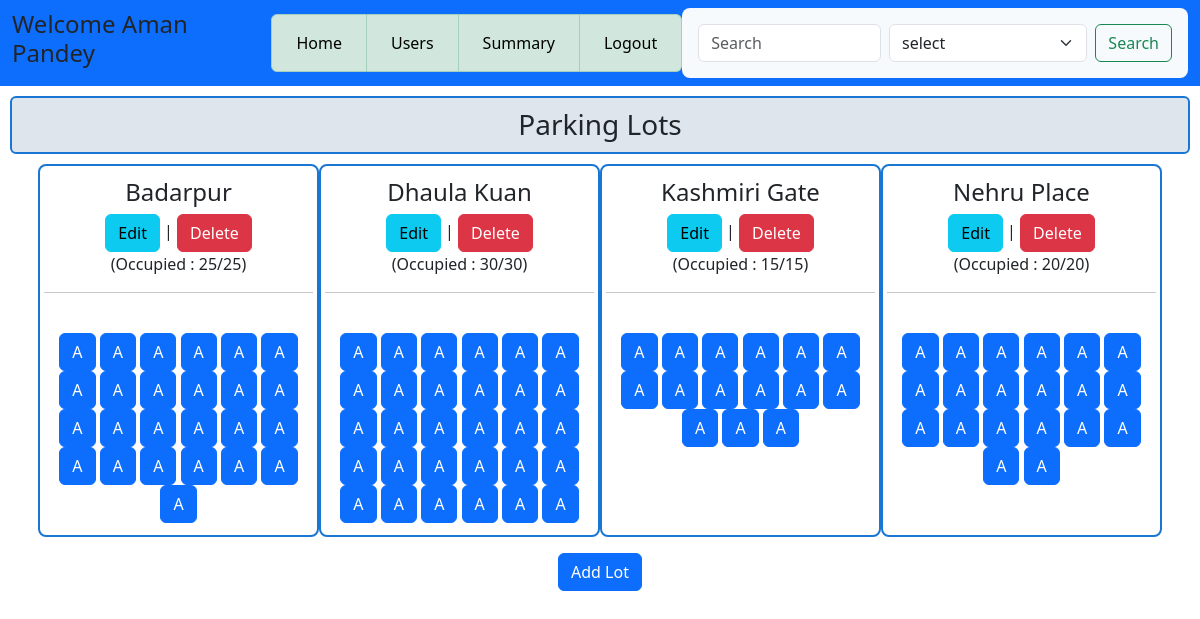
Before: /admin_dashboard with the older database file.
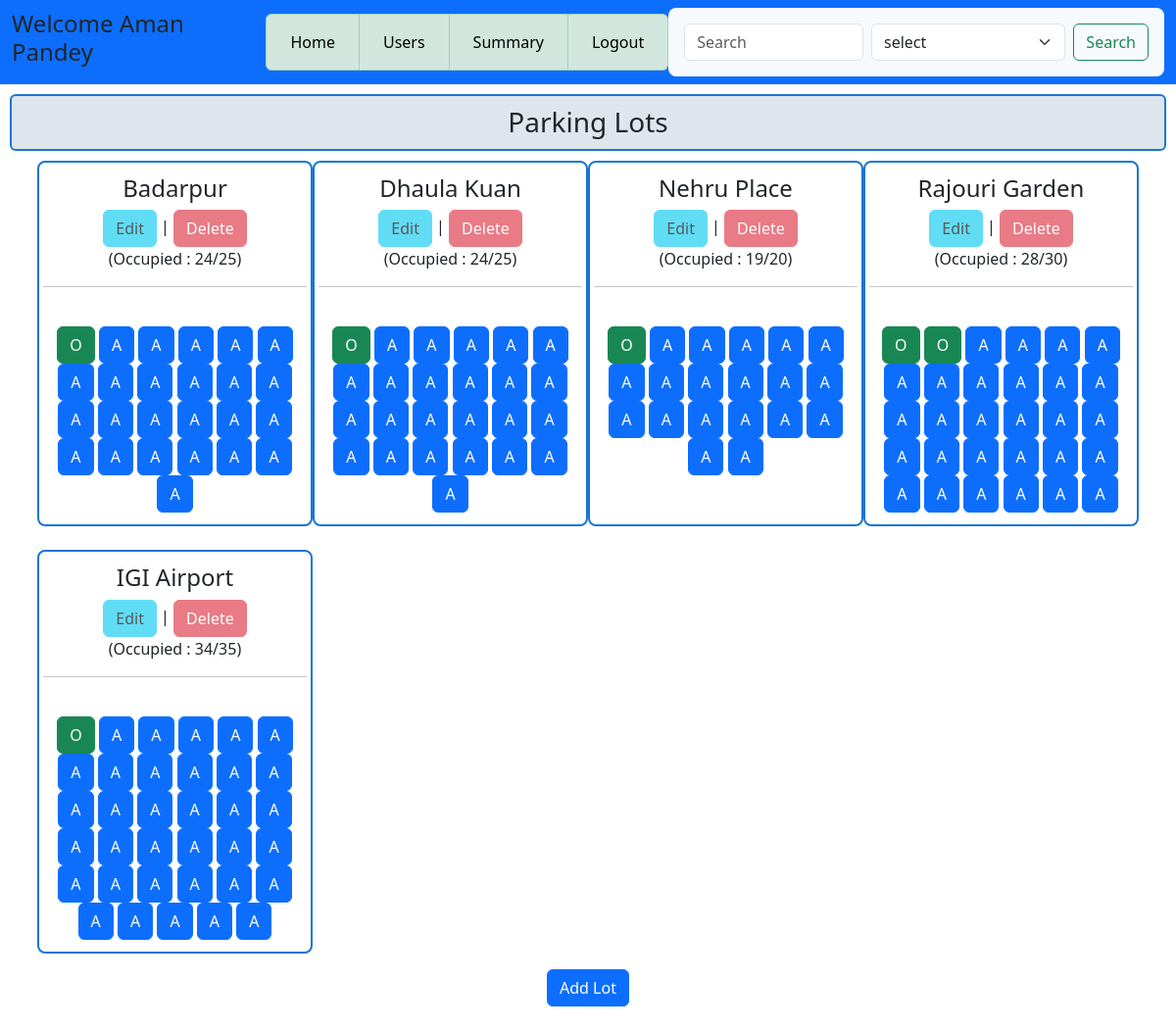
After: the same page with the newer database file.
### application/models.py (models this page shows)
class Users(db.Model):
    id = db.Column(db.Integer, primary_key=True, autoincrement=True)
    email = db.Column(db.String(50), unique=True, nullable=False)
    password = db.Column(db.String(50), nullable=False)
    fullname = db.Column(db.String(50), nullable=False)
    address = db.Column(db.String(400), nullable=False)
    pincode = db.Column(db.String(10), nullable=False)
    type = db.Column(db.String(10), nullable=False, default="user")  # 'user' or 'admin'

class Lots(db.Model):
    id = db.Column(db.Integer, primary_key=True , autoincrement=True)
    location = db.Column(db.String(200), unique=True, nullable=False)
    price = db.Column(db.Integer, nullable=False)
    available_spots = db.Column(db.Integer, nullable=False)
    total_spots = db.Column(db.Integer, nullable=False)
    address = db.Column(db.String(400), nullable=False)
    pincode = db.Column(db.String(10), nullable=False)
    details = db.relationship('Spots', backref='lot', cascade="all, delete-orphan")

class Spots(db.Model):
    id = db.Column(db.String, primary_key=True)
    lot_id = db.Column(db.Integer, db.ForeignKey('lots.id'), nullable=False)
    status = db.Column(db.String, default="Available") # Available or Unavailable

### application/controllers.py (the view)
@app.route('/admin_dashboard', methods=['GET'])
def admin_dashboard():
    this_user = Users.query.filter_by(type="admin").first()
    all_users = Users.query.filter_by(type="user").all()
    all_lots = Lots.query.all()
    all_spots = Spots.query.all()
    all_reservations = Reserve.query.all()
    return render_template('admin_dash.html', all_users=all_users, all_lots=all_lots, all_spots=all_spots, all_reservations=all_reservations, this_user=this_user)

### templates/admin_dash.html (shortened to what this page needs)
<!DOCTYPE html>
<html lang="en">
<head>
    <link rel="stylesheet" href="/static/css/style.css">
    <link href="https://cdn.jsdelivr.net/npm/bootstrap@5.3.7/dist/css/bootstrap.min.css" rel="stylesheet">
</head>
<body>
    <div id ="main">
        <div id ="canvas">
            <nav class="navbar navbar-expand-lg bg-primary">
                <div class="container-fluid">
                    <h4>Welcome {{this_user.fullname}}</h4>
                    <div class="collapse navbar-collapse" id="navbarSupportedContent">
                        <ul class="navbar-nav mx-auto mb-2 mb-lg-0 list-group list-group-horizontal text-center">
                            <li class="nav-item list-group-item  list-group-item-success">
                                <a class="nav-link active" aria-current="page" href="/admin_dashboard">Home</a>
                            </li>
                            <li class="nav-item list-group-item  list-group-item-success">
                                <a class="nav-link active" aria-current="page" href="/user_details">Users</a>
                            </li>
                            <li class="nav-item list-group-item  list-group-item-success">
                                <a class="nav-link active" aria-current="page" href="#">Summary</a>
                            </li>
                            <li class="nav-item list-group-item  list-group-item-success">
                                <a class="nav-link active" aria-current="page" href="/login">Logout</a>
                            </li>
                            </ul>
                         <form class="d-flex" action="/search">
                            <input class="form-control me-2" type="search" placeholder="Search" aria-label="Search" name="search">
                                <select class="form-select me-2" aria-label="Default select example" name="key">
                                    <option selected>select</option>
                                </select>
                            <input class="btn btn-outline-success" type="submit" value="Search">
                        </form>
                    </div>
                </div>
            </nav>
            <div class ="top-section">
                <div id ="content">
                        <h3 class="heading">Parking Lots</h3>
                        <div class="container">
                            <div class="row g-2">
                                {% for lot in all_lots %}
                                <div class="col-3">
                                    <h4> {{lot.location}}</h4>
                                    <a href="/edit_parking_lot/{{lot.id}}" class="btn btn-info {% if lot.available_spots != lot.total_spots %} disabled {% endif %}"
                                     aria-disabled="true" tabindex="-1" > Edit </a>
                                    |
                                    <a href="/delete_lot/{{lot.id}}" class="btn btn-danger {% if lot.available_spots != lot.total_spots %} disabled {% endif %}"
                                     aria-disabled="true" tabindex="-1" > Delete </a>
                                    <br>
                                    (Occupied : {{lot.available_spots}}/{{lot.total_spots}})
                                    <hr>
                                    <br>
                                    {% for spot in all_spots  %}
                                        {% if spot.lot_id == lot.id %}
                                            {% if spot.status =="Available" %}
                                            <a href="/delete_spot/{{spot.id}}" class="btn btn-primary">A</a>
                                            {% else %}
                                            <a href="/delete_spot/{{spot.id}}" class="btn btn-success">O</a>
                                            {% endif %}
                                        {% endif %}
                                    {% endfor %}
                                </div>
                                {% endfor %}
                            </div>
                        </div>
                </div>
            </div>
            <div class="bottom-section text-center">
                <a class="btn btn-primary mb-4" href="/add_parking_lot">Add Lot</a>
            </div>
        </div>
    </div>
</body>
</html>

### static/css/style.css (style rules this page uses)
body { background: #d6d9e6; font-family: Arial, sans-serif; }
.heading { margin:3px; text-align: center; padding-left: 3px; margin: 10px; border: 2px solid #1976d2; padding: 10px; border-radius: 6px; margin-bottom: 10px; background: #dee5ec; }
.d-flex { border-radius: 8px; padding: 16px; background: #f7fafd; }
.col-3 { border: 2px solid #1976d2; border-radius: 8px; padding: 12px; margin-bottom: 16px; text-align: center; }

Changed rows visible on the page:
removed Lots: location "Kashmiri Gate", available_spots "15", total_spots "15"
changed Lots "Badarpur": available_spots "25" → "24"
changed Spots (number 1 of 135 on the later page): status "A" → "O"
changed Lots "Dhaula Kuan": available_spots "30" → "24"; total_spots "30" → "25"
changed Spots (number 26 of 135 on the later page): status "A" → "O"
changed Lots "Nehru Place": available_spots "20" → "19"
changed Spots (number 51 of 135 on the later page): status "A" → "O"
added Lots: location "Rajouri Garden", available_spots "28", total_spots "30"
added Lots: location "IGI Airport", available_spots "34", total_spots "35"
